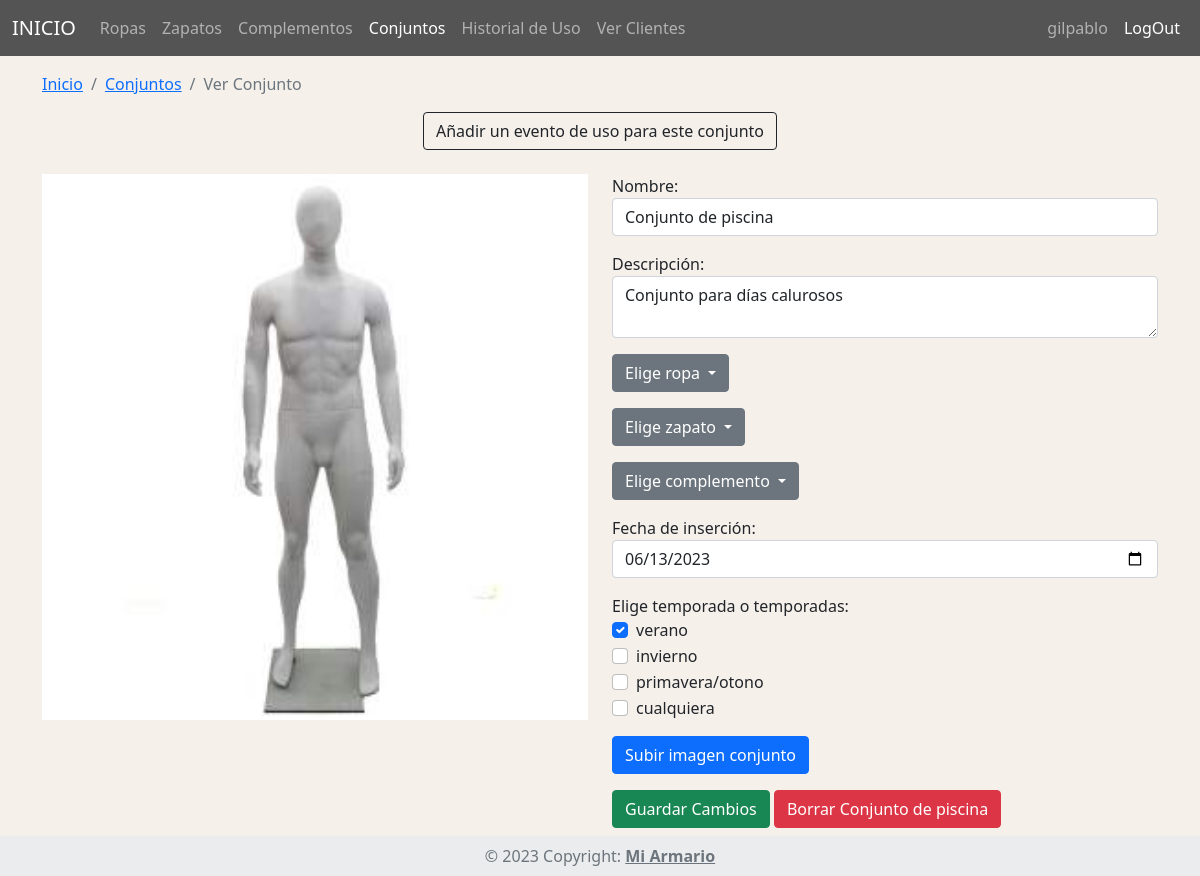
The page /miArmario/conjunto/ver_conjunto/1 (signed in) on the database its author committed.
### tables this page shows
CREATE TABLE `conjunto` (
  `id` int(11) NOT NULL,
  `nombre` varchar(100) NOT NULL,
  `descripcion` varchar(500) DEFAULT NULL,
  `fecha_creacion` date NOT NULL,
  `imagen_conjunto` varchar(100) DEFAULT NULL,
  `id_usuario` int(11) NOT NULL
);

CREATE TABLE `temporada` (
  `id` int(11) NOT NULL,
  `nombre` varchar(40) NOT NULL
);

### miArmario/App/librerias/Core.php (called while the page is built, shortened)
<?php
class Core{
    protected $metodoActual = 'index';
    public function __construct(){
        $url = $this->getUrl();
        if(isset($url[0])){
			if(file_exists('../App/controladores/'.ucwords($url[0]).'.php')){
				unset($url[0]);
			}
		}
		$this->controladorActual = new $this->controladorActual;
        if(isset($url[1])){
            if(method_exists($this->controladorActual,$url[1])){
                $this->metodoActual = $url[1];
                unset($url[1]);
            }
        }
		$this->parametros = $url ? array_values($url) : [];
		call_user_func_array([$this->controladorActual,$this->metodoActual], $this->parametros);
    }
    public function getUrl(){
        if(isset($_GET['url'])){
            $url = ltrim($_GET['url'],'/');
            $url = filter_var($url,FILTER_SANITIZE_URL);
            $url = explode('/',$url);
            return $url;
        }
    }
}

### miArmario/public/index.php (called while the page is built, shortened)
<?php
$iniciar = new Core;

### miArmario/App/librerias/Base.php (called while the page is built, shortened)
<?php
    class Base {
        private $host = DB_HOST;
        private $usuario = DB_USUARIO;
        private $password = DB_PASSWORD;
        private $nombre_base = DB_NOMBRE;
        private $charset = 'utf8mb4';
        private $dbh;
        private $stmt;
        public function __construct(){
            $dsn = "mysql:host=$this->host;dbname=$this->nombre_base;charset=$this->charset";
            $opciones = array(
                PDO::ATTR_PERSISTENT => true,
                PDO::ATTR_ERRMODE => PDO::ERRMODE_EXCEPTION
            );
            try {
                $this->dbh = new PDO($dsn, $this->usuario, $this->password, $opciones);
            } catch (PDOException $e) {
                $this->error = $e->getMessage();
                echo $this->error;
            }
        }
        public function query($sql){
            $this->stmt = $this->dbh->prepare($sql);
        }
        public function bind($parametro,$valor,$tipo = null){
            if (is_null($tipo)) {
                switch (true) {
                    case is_int($valor):
                        $tipo = PDO::PARAM_INT;
                        break;
                    default:
                        $tipo = PDO::PARAM_STR;
                        break;
                }
            }
            $this->stmt->bindValue($parametro,$valor,$tipo);
        }
        public function execute(){
            return $this->stmt->execute();
        }
        public function registros(){
            $this->execute();
            return $this->stmt->fetchAll(PDO::FETCH_OBJ);
        }
        public function registro(){
            $this->execute();
            return $this->stmt->fetch(PDO::FETCH_OBJ);
        }
    }

### miArmario/App/modelos/ConjuntoModelo.php (called while the page is built, shortened)
<?php
class ConjuntoModelo {
    private $db;
    public function __construct(){
        $this->db = new Base;
    }
    public function getPrendas($id_usuario){
        $this->db->query("SELECT * FROM prenda where id_usuario = :id_usuario;");
        $this->db->bind(':id_usuario', trim($id_usuario));
        return $this->db->registros();
    }
    public function getRopaSubcategorias(){
        $this->db->query("SELECT * FROM subcategoria WHERE id_categoria  = 1;");
        return $this->db->registros();
    }
    public function getZapatosSubcategorias(){
        $this->db->query("SELECT * FROM subcategoria WHERE id_categoria  = 2;");
        return $this->db->registros();
    }
    public function getComplementosSubcategorias(){
        $this->db->query("SELECT * FROM subcategoria WHERE id_categoria  = 3;");
        return $this->db->registros();
    }
    public function getTemporadas(){
        $this->db->query("SELECT * FROM temporada;");
        return $this->db->registros();
    }
    public function getConjuntoSolo($id_usuario, $id_conjunto){
        $this->db->query("SELECT * FROM conjunto WHERE id_usuario = :id_usuario_co AND id = :id_conjunto_co;");
        $this->db->bind(':id_usuario_co',trim($id_usuario));
        $this->db->bind(':id_conjunto_co',trim($id_conjunto));
        return $this->db->registro();
    }
    public function getTemporadasConjunto($id_conjunto){
        $this->db->query("SELECT * FROM conjuntos_temporadas WHERE id_conjunto = :id_conjunto_co;");
        $this->db->bind(':id_conjunto_co',trim($id_conjunto));
        return $this->db->registros();
    }
    public function obtenerPrendasPorConjunto($id_usuario, $id_conjunto) {
        $this->db->query("SELECT * FROM prenda WHERE id IN (SELECT id_prenda FROM prendas_conjuntos WHERE id_conjunto = :id_conjunto) AND id_usuario = :id_usuario");
        $this->db->bind(':id_conjunto', $id_conjunto);
        $this->db->bind(':id_usuario', $id_usuario);
        return $this->db->registros();
    }
}

### miArmario/App/vistas/conjuntos/verConjunto.php (the view, shortened to what this page needs)
<?php require_once RUTA_APP.'/vistas/inc/header.php' ?>
<?php
    $conjunto = $datos["conjunto"];
?>
<div class="container">
    <nav aria-label="breadcrumb">
        <ol class="breadcrumb">
            <li class="breadcrumb-item"><a href="<?php echo RUTA_URL ?>">Inicio</a></li>
            <li class="breadcrumb-item"><a href="<?php echo RUTA_URL ?>/conjunto">Conjuntos</a></li>
            <li class="breadcrumb-item active" aria-current="page">Ver Conjunto</li>
        </ol>
    </nav>
    <div class="row">
        <div class="col-12 text-center mb-4">
            <a href="" class="btn btn-outline-dark" data-bs-toggle="modal" data-bs-target="#modalAddHistorial">Añadir un evento de uso para este conjunto</a>
        </div>
        <div class="col-6">
            <?php if (!empty($datos["prendasConjunto"])) : ?>
                <div id="carruselPrendas" class="carousel slide" data-bs-ride="carousel">
                    <div class="carousel-inner">
                        <div class="carousel-item active">
                            <?php if (!empty($conjunto->imagen_conjunto)) : ?>
                                <img id="imagenActual" src="<?php echo RUTA_URL?>/img_conjuntos/<?php echo $conjunto->id.$conjunto->imagen_conjunto ?>.png" class="d-block w-100" alt="<?php echo $conjunto->nombre?>" class="img-fluid">
                            <?php else : ?>
                                <img id="imagenActual" src="<?php echo RUTA_URL?>/img_conjuntos/maniqui_conjutos.png" class="d-block w-100" alt="<?php echo $conjunto->nombre?>" class="img-fluid">
                            <?php endif ?>
                        </div>
                        <?php foreach ($datos["prendasConjunto"] as $prenda) : ?>
                            <div class="carousel-item">
                                <img src="<?php echo RUTA_URL ?>/img_prendas/<?php echo $prenda->id.$prenda->imagen ?>.png" class="d-block w-100" alt="<?php echo $prenda->nombre?>">
                            </div>
                        <?php endforeach ?>
                    </div>
                    <button class="carousel-control-prev" type="button" data-bs-target="#carruselPrendas" data-bs-slide="prev">
                        <span class="carousel-control-prev-icon" aria-hidden="true"></span>
                        <span class="visually-hidden">Previous</span>
                    </button>
                    <button class="carousel-control-next" type="button" data-bs-target="#carruselPrendas" data-bs-slide="next">
                        <span class="carousel-control-next-icon" aria-hidden="true"></span>
                        <span class="visually-hidden">Next</span>
                    </button>
                </div>
            <?php else : ?>
                <?php if (!empty($conjunto->imagen_conjunto)) : ?>
                    <img id="imagenActual" src="<?php echo RUTA_URL?>/img_conjuntos/<?php echo $conjunto->id.$conjunto->imagen_conjunto ?>.png" class="d-block w-100" alt="<?php echo $conjunto->nombre?>" class="img-fluid">
                <?php else : ?>
                    <img id="imagenActual" src="<?php echo RUTA_URL?>/img_conjuntos/maniqui_conjutos.png" class="d-block w-100" alt="<?php echo $conjunto->nombre?>" class="img-fluid">
                <?php endif ?>
            <?php endif ?>
        </div>
        <div class="col-6">
            <form method="post" enctype="multipart/form-data">
                <div class="form-group mb-3">
                    <label for="nombre">Nombre:</label>
                    <input type="text" class="form-control" id="nombre" name="nombre" value="<?php echo $conjunto->nombre ?>">
                </div>
                <div class="form-group mb-3">
                    <label for="descripcion">Descripción:</label>
                    <textarea class="form-control" id="descripcion" name="descripcion"><?php echo $conjunto->descripcion ?></textarea>
                </div>
                <div class="col-12 mb-3">
                    <div class="form-group">
                        <div class="dropdown">
                            <button class="btn btn-secondary dropdown-toggle" type="button" id="dropRop" data-toggle="dropdown" aria-haspopup="true" aria-expanded="false">
                                Elige ropa
                            </button>
                        </div>
                    </div>
                </div>
                <div class="col-12 mb-3">
                    <div class="form-group">
                        <div class="dropdown">
                            <button class="btn btn-secondary dropdown-toggle" type="button" id="dropZap" data-toggle="dropdown" aria-haspopup="true" aria-expanded="false">
                                Elige zapato
                            </button>
                        </div>
                    </div>
                </div>
                <div class="col-12 mb-3">
                    <div class="form-group">
                        <div class="dropdown">
                            <button class="btn btn-secondary dropdown-toggle" type="button" id="dropComp" data-toggle="dropdown" aria-haspopup="true" aria-expanded="false">
                                Elige complemento
                            </button>
                        </div>
                    </div>
                </div>
                <div class="form-group mb-3">
                    <label for="fecha_creacion">Fecha de inserción:</label>
                    <input type="date" class="form-control" id="fecha_creacion" name="fecha_creacion" value="<?php echo date('Y-m-d', strtotime($conjunto->fecha_creacion)) ?>">
                </div>
                <div class="form-group mb-3">
                    <label for="checkboxes">Elige temporada o temporadas:</label>
                    <?php foreach ($datos["temporadas"] as $temporada) : ?>
                        <div class="form-check">
                            <?php if (in_array($temporada->id, array_column($datos["temporadaConjunto"], 'id_temporada'))) : ?>
                                <input class="form-check-input" type="checkbox" id="temporada-<?php echo $temporada->id ?>" name="temporadas[]" value="<?php echo $temporada->id ?>" checked>
                            <?php else : ?>
                                <input class="form-check-input" type="checkbox" id="temporada-<?php echo $temporada->id ?>" name="temporadas[]" value="<?php echo $temporada->id ?>">
                            <?php endif ?>
                            <label class="form-check-label" for="temporada-<?php echo $temporada->id ?>"><?php echo $temporada->nombre ?></label>
                        </div>
                    <?php endforeach ?>
                </div>
                <div class="form-group mb-3">
                    <?php if (empty($conjunto->imagen_conjunto)) { ?>
                        <button type="button" id="btnModificarImagen" class="btn btn-primary">Subir imagen conjunto</button>
                    <?php } else { ?>
                        <button type="button" id="btnModificarImagen" class="btn btn-primary">Modificar imagen conjunto</button>
                    <?php } ?>
                </div>
                <button type="submit" class="btn btn-success">Guardar Cambios</button>
                <button type="button" data-bs-toggle="modal" data-bs-target="#modalBorrarConjunto" class="btn btn-danger">Borrar <?php echo $conjunto->nombre ?></button>
            </form>
        </div>
    </div>
</div>
<?php require_once RUTA_APP.'/vistas/inc/footer.php' ?>

### miArmario/public/css/estilos.css (style rules this page uses)
body { background-repeat: no-repeat; background-size: cover; }

### rows shown on the page
conjunto: nombre "Conjunto de piscina", descripcion "Conjunto para días calurosos", fecha_creacion "06/13/2023"
temporada: nombre "verano"
temporada: nombre "invierno"
temporada: nombre "primavera/otono"
temporada: nombre "cualquiera"

### other values the page prints
$datos['usuarioSesion']->username "gilpablo"
